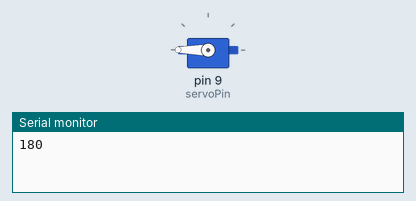
Bench run of a sketch on a simulated Arduino Uno, built with avr-gcc and run on an emulated ATmega328P. Parts: servo, the last lines printed to the serial monitor.

Above: at 0.05 s.
At 4.0 s:
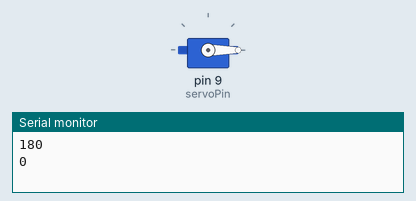
Timing chart, 0 to 5.2 s (numbered marks = the images above):
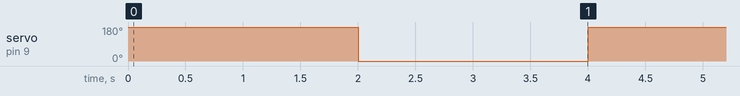

Measured:
- by itself, servo on pin 9 (servoPin): alternates 180° for 2.0 s and 0° for 2.0 s

The sketch:

servoSketch.ino
```cpp
// Created by: Julian Rich
// Date: 26th Feb 2022
// Purpose: Used to wind an automatic watch while not in use. Simulates the movement of a human hand.
// Todo: Add RTC module to make the arduino run the movements while in work hours while no one is home, as servo is noisy.


#include <Servo.h>

int servoPin = 9;
int initialServoPosition = 0;
int currentPosition = initialServoPosition;
int pauseTime = 2000;

Servo myServo;

void setup() {
  // put your setup code here, to run once:
  Serial.begin(9600);
  myServo.attach(servoPin);
  myServo.write(initialServoPosition);
}

void loop() {
  changePosition(myServo.read(),'f');
  changePosition(myServo.read(),'b');
//    currentPosition += 45;
//    changePosition(myServo.read(),'f');
//    currentPosition = myServo.read();
//    if(currentPosition == 180){
//      changePosition(myServo.read(),'b');
//      changePosition(myServo.read(),'b');
//      changePosition(myServo.read(),'b');
//      changePosition(myServo.read(),'b');
//      currentPosition = myServo.read();
//    }
}

// Use b for backwards, f for forwards.
void changePosition(int currentPosition,char direction){
  int amountToMove = 180;// was 45
  if(direction == 'b'){
    myServo.write(currentPosition-amountToMove);
    Serial.println(myServo.read());
    delay(pauseTime);
  }
  else if(direction == 'f'){
    myServo.write(currentPosition+amountToMove);
    Serial.println(myServo.read());
    delay(pauseTime);
  }
}
```
